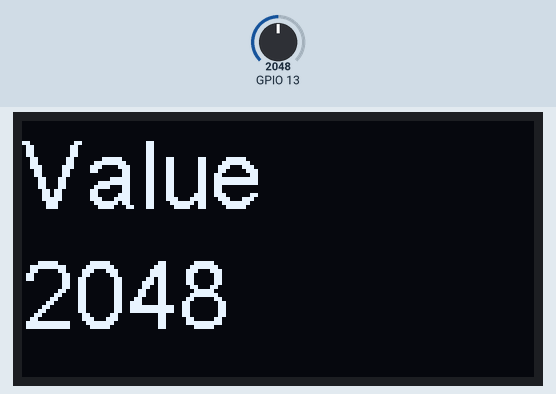
This sketch was run on a simulated ESP32. Parts: 128×64 one-colour display. The test bench sets the inputs (shaded band); at power-on: GPIO 13 = 2048. What the sketch prints to the serial monitor is not drawn.

Above: at 1.2 s.
1.3 s: GPIO 13 set to 2866
At 2.5 s:
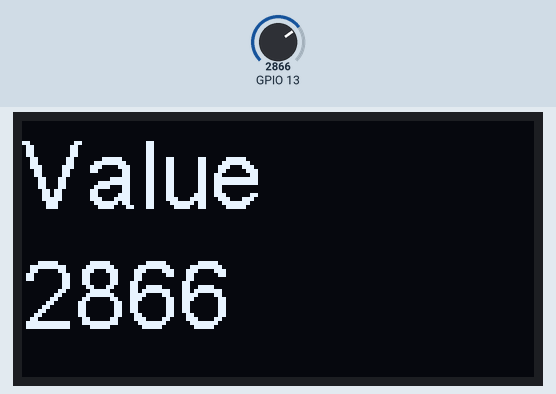
2.8 s: GPIO 13 set to 3603
At 3.7 s:
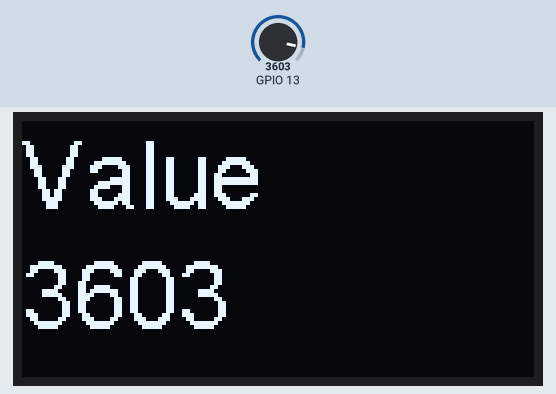
4.3 s: GPIO 13 set to 4095
At 4.9 s:
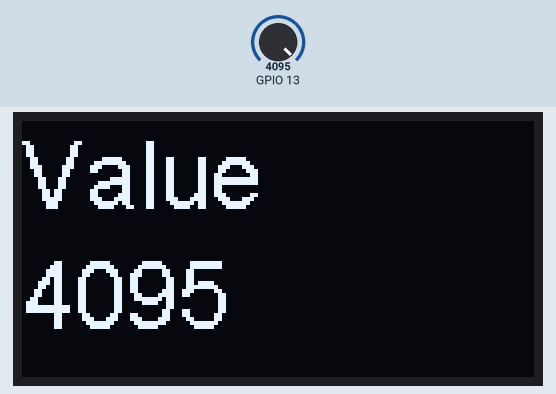
Timing chart, 0 to 7.3 s (numbered marks = the images above; inputs shaded):
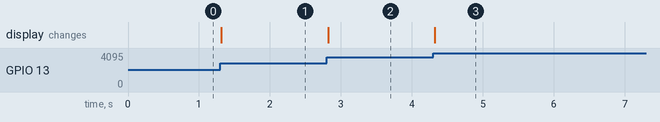

The sketch:

HW-1.ino
```cpp
// For a connection via I2C using the Arduino Wire include:
#include <Wire.h>               // Only needed for Arduino 1.6.5 and earlier
#include "SSD1306Wire.h"        // legacy: #include "SSD1306.h"

SSD1306Wire display(0x3c, 21, 22);


void setup() {
  Serial.begin(115200);
  display.init();
  display.flipScreenVertically();
  display.setFont(ArialMT_Plain_24);
  pinMode(13, INPUT);
}

void loop() {
  display.clear();
  int input = analogRead(13);
  String myString = String(input);
  display.drawString(0, 0, "Value");
  display.drawString(0, 30, myString);
  display.display();
  Serial.println(input);
}
```

Measured:
- after the input at 1.3 s, the display: changes at once (image 1)
- after the input at 2.8 s, the display: changes at once (image 2)
- after the input at 4.3 s, the display: changes at once (image 3)
